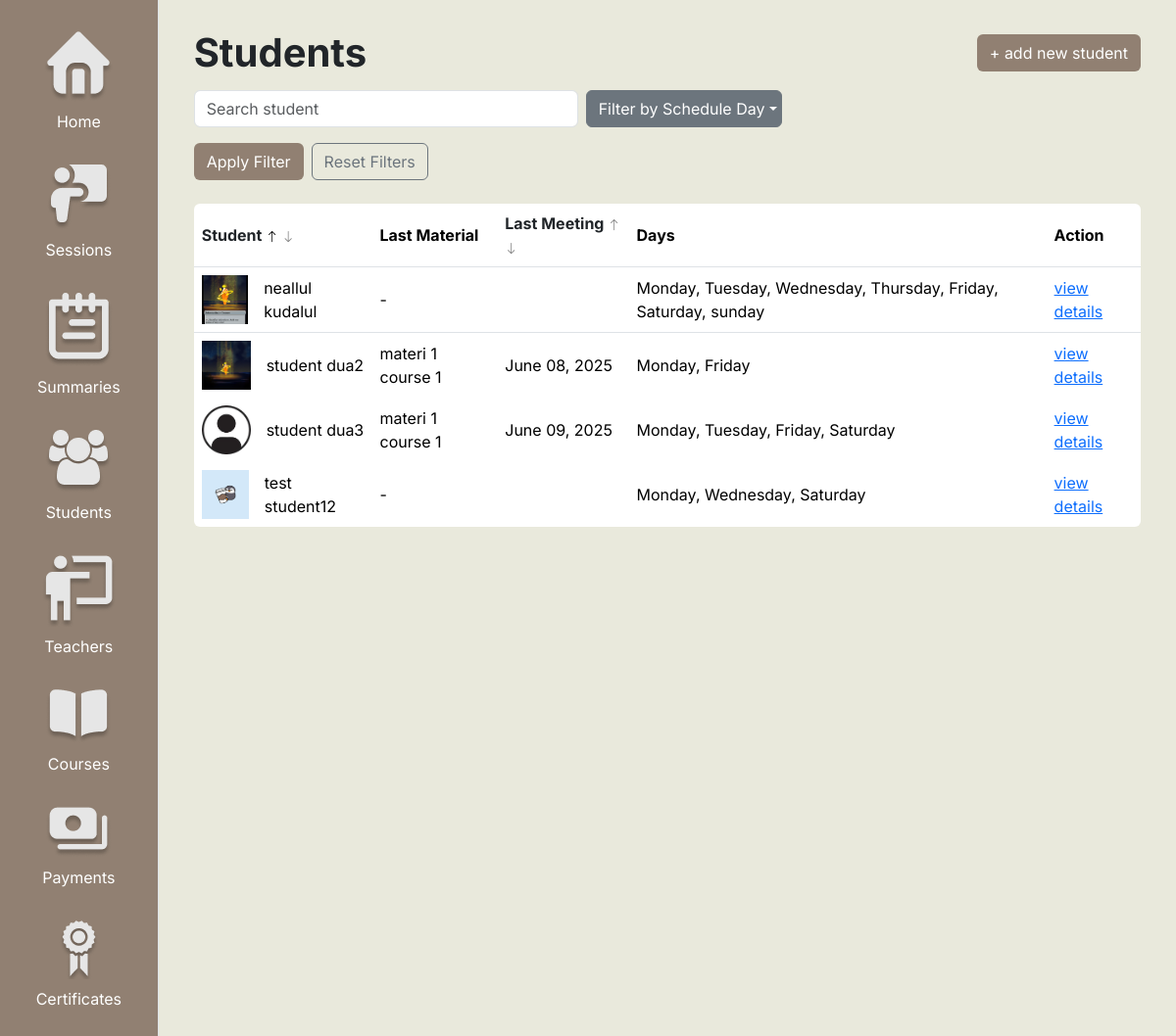
The page /admins/students on the database as committed earlier.
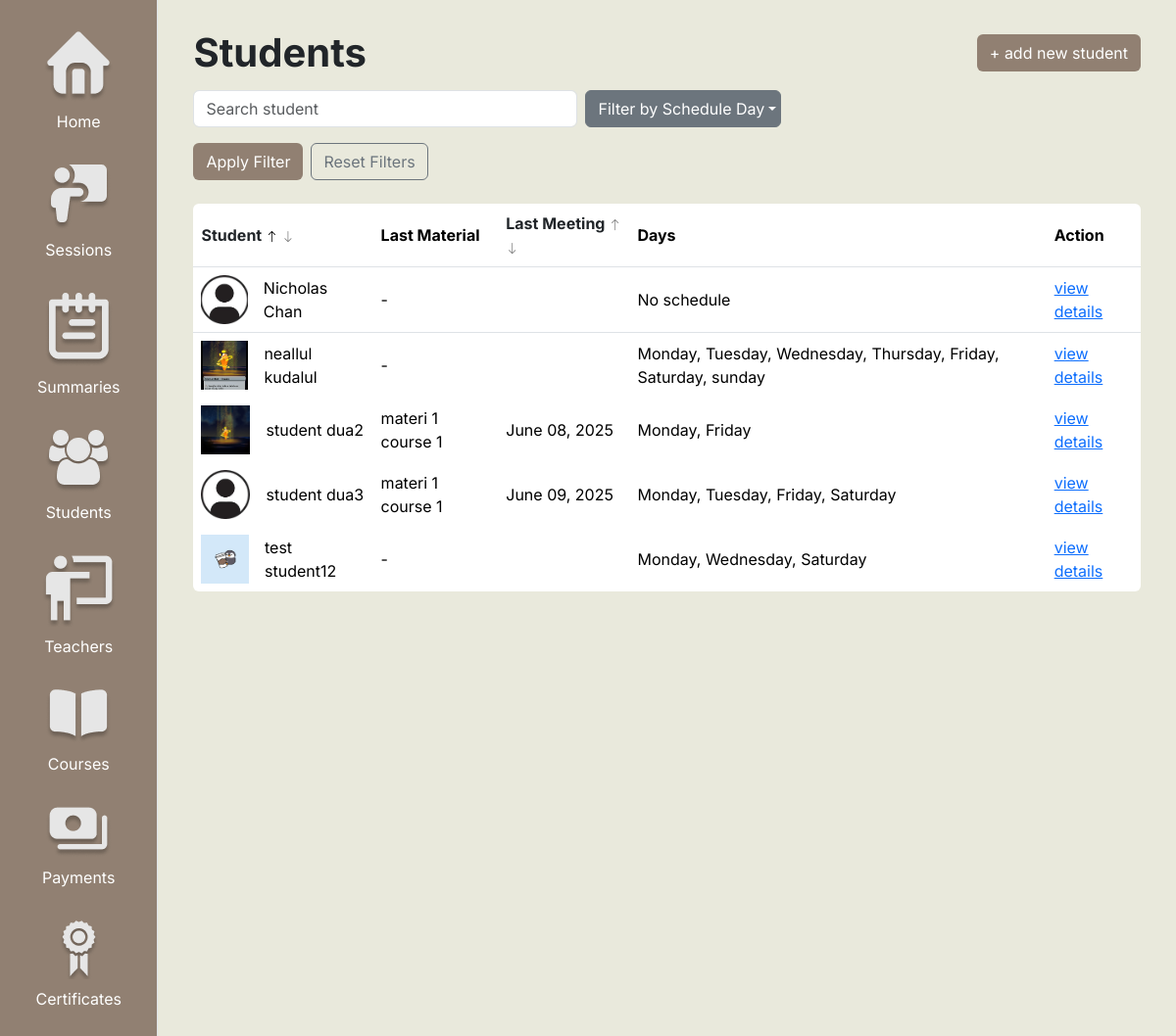
The same page on the database as committed later.
### core/models.py (models this page shows, shortened)
class Student(models.Model):
    user = models.OneToOneField(User, on_delete=models.CASCADE, primary_key=True)
    studentImage = models.ImageField(upload_to='student_pics/', default='student_pics/default_students/default_student.png')
    course = models.ForeignKey('Course', on_delete=models.CASCADE, null=True)
    paymentPending = models.IntegerField(default=0)
    remainingSession = models.IntegerField(default=0)
    sessionDone = models.IntegerField(default=0)
    grade = models.CharField(max_length=100, default='No grade')

class User(AbstractUser):
    GENDER_CHOICES = [
        ('male', 'Male'),
        ('female', 'Female'),
    ]
    ROLE_CHOICES = [
        ('admin', 'Admin'),
        ('teacher', 'Teacher'),
        ('student', 'Student'),
    ]
    STATUS_CHOICES = [
        ('active', 'Active'),
        ('inactive', 'Inactive'),
        ('quit', 'Quit'),
    ]
    email = models.EmailField(unique=True)
    name = models.CharField(max_length=100)
    gender = models.CharField(max_length=6, choices=GENDER_CHOICES, default='male')
    phone = models.CharField(max_length=20)
    role = models.CharField(max_length=10, choices=ROLE_CHOICES, default='teacher')
    status = models.CharField(max_length=10, choices=STATUS_CHOICES, default='active')
    created_at = models.DateTimeField(auto_now_add=True)
    USERNAME_FIELD = 'username'
    REQUIRED_FIELDS = ['email', 'name']

class Schedule(models.Model):
    SCHEDULE_CHOICES = [
        ('monday', 'Monday'),
        ('tuesday', 'Tuesday'),
        ('wednesday', 'Wednesday'),
        ('thursday', 'Thursday'),
        ('friday', 'Friday'),
        ('saturday', 'Saturday'),
    ]
    student = models.ForeignKey(Student, on_delete=models.CASCADE)
    day = models.CharField(max_length=20, choices=SCHEDULE_CHOICES, default='Monday')

### core/views.py (the view)
# urls.py: path('admins/students', views.admin_students, name='admin_students'),
def admin_students(request):
    sort = request.GET.get('sort', 'student')
    direction = request.GET.get('direction', 'asc')
    order_prefix = '' if direction == 'asc' else '-'
    search = request.GET.get('search', '')
    selected_courses = request.GET.getlist('course')
    selected_schedules = request.GET.getlist('schedule')
    latest_summaries = Summary.objects.filter(student=OuterRef('pk')).order_by('-dateCreated')
    students = Student.objects.prefetch_related(
        Prefetch('schedule_set', queryset=Schedule.objects.all())
    ).annotate(
        latest_material_name=Subquery(latest_summaries.values('material__name')[:1]),
        latest_summary_date=Subquery(latest_summaries.values('dateCreated')[:1])
    )
    if search:
        students = students.filter(user__name__icontains=search)
    if selected_schedules:
        students = students.filter(schedule__day__in=selected_schedules).distinct()
    sort_fields = {
        'student': 'user__name',
        'last_meeting': 'latest_summary_date',
    }
    sort_field = sort_fields.get(sort, 'user__name')
    students = students.order_by(f"{order_prefix}{sort_field}")
    all_courses = Course.objects.all()
    return render(request, 'pages/admin_students.html', {
        'students': students,
        'sort': sort,
        'direction': direction,
        'search': search,
        'DAYS_OF_WEEK': DAYS_OF_WEEK,
        'selected_courses': selected_courses,
        'selected_schedules': selected_schedules,
    })

### core/templates/pages/admin_students.html (shortened to what this page needs)
{% extends "base/admin_base.html" %}
{% block content %}
{%load static%}
<div class="d-flex justify-content-between align-items-center mb-2">
    <div class="text fs-1 fw-bold">Students</div>
    <a href="{% url 'add_student' %}">
        <button class="rounded-full btn" style="background-color: #918072; color: white;">
            + add new student
        </button>
    </a>
</div>
<form method="get" class="d-flex flex-column gap-3" style="max-width: 600px;">
<div class="d-flex gap-2">
    <input class="form-control" type="search" name="search" placeholder="Search student" value="{{ search_query }}" style="flex: 1;">
    <div class="dropdown" style="width: 200px;">
    <button class="btn btn-secondary dropdown-toggle w-100" type="button" id="dropdownSchedule" data-bs-toggle="dropdown">Filter by Schedule Day</button>
    </div>
</div>
<div class="d-flex gap-2 mb-4" style="width: 350px;">
    <button type="submit" class="btn" style="background-color: #918072; color: white;">Apply Filter</button>
    <a href="{% url 'admin_students' %}" class="btn btn-outline-secondary">Reset Filters</a>
</div>
</form>
<table class="table table-borderless align-middle overflow-hidden rounded table-hover">
    <thead>
        <tr class="border-bottom">
            <th class="fw-bold align-middle">
                <div class="d-flex align-items-center">
                    <a href="?sort=student&direction={% if sort == 'student' and direction == 'asc' %}desc{% else %}asc{% endif %}" class="text-decoration-none text-dark">
                        Student
                        <i class="bi bi-arrow-up"
                        style="font-size: 0.8rem; color: {% if sort == 'student' and direction == 'asc' %}black{% else %}gray{% endif %};"></i>
                        <i class="bi bi-arrow-down"
                        style="font-size: 0.8rem; color: {% if sort == 'student' and direction == 'desc' %}black{% else %}gray{% endif %};"></i>
                    </a>
                </div>
            </th>
            <th class="fw-bold align-middle">Last Material</th>
            <th class="fw-bold align-middle">
                <div class="d-flex align-items-center">
                    <a href="?sort=last_meeting&direction={% if sort == 'last_meeting' and direction == 'asc' %}desc{% else %}asc{% endif %}" class="text-decoration-none text-dark">
                        Last Meeting
                        <i class="bi bi-arrow-up"
                        style="font-size: 0.8rem; color: {% if sort == 'last_meeting' and direction == 'asc' %}black{% else %}gray{% endif %};"></i>
                        <i class="bi bi-arrow-down"
                        style="font-size: 0.8rem; color: {% if sort == 'last_meeting' and direction == 'desc' %}black{% else %}gray{% endif %};"></i>
                    </a>
                </div>
            </th>
            <th class="fw-bold align-middle">Days</th>
            <th class="fw-bold align-middle">Action</th>
        </tr>
    </thead>
    <tbody><tr class="border-bottom">
        {% for student in students %}
        <td>
        <div class="d-flex align-items-center">
                <div class="profile-img me-3"><img src="{{student.studentImage.url}}"></div>
                {{ student.user.name }}
            </div>
        </td>
        <td>{{ student.latest_material_name|default:"-" }}</td>
        <td>{{ student.latest_summary_date|date:"F d, Y" }}</td>
        <td>{% for schedule in student.schedule_set.all %}
                {{ schedule.get_day_display }}{% if not forloop.last %}, {% endif %}
            {% empty %}
                No schedule
                {% endfor %}
        <td><a href="{% url 'student_details' student.user.id %}">view details</a></td>
        </tr>
        {%endfor%}
    </tbody>
</table>
{% endblock %}

### core/templates/base/admin_base.html (shortened to what this page needs)
{% load static %}
<!DOCTYPE html>
<html>
<head>
    <link rel="stylesheet" href="https://cdn.jsdelivr.net/npm/bootstrap@5.3.3/dist/css/bootstrap.min.css">
    <link href="https://cdn.jsdelivr.net/npm/bootstrap-icons@1.10.5/font/bootstrap-icons.css" rel="stylesheet">
    <link rel="stylesheet" href="{% static 'css/base.css' %}">
    <link rel="stylesheet" href="{%static 'css/clock.css'%}">
    <link rel="stylesheet" href="{%static 'css/progress_bar.css'%}">
</head>
<body>
    <div class="d-flex">
        {% include "components/navbar_admin.html" %}
        <div class="flex-grow-1 p-4">
            <div class="container-fluid">
                {% block content %}{% endblock %}
        </div>
    </div>
</body>
</html>

### core/templates/components/header_admin.html (shortened to what this page needs)
{% load static %}

### core/templates/components/navbar_admin.html
{% load static %}
<div class="sidebar border-end vh-10 p-3">
  <ul class="nav flex-column">
    <li class="nav-item mt-2 mb-2">
      <a href="{% url 'admin_home' %}" class="nav-link d-flex flex-column align-items-center rounded hover-dark">
        <img src="{% static 'images/home_btn.png' %}" alt="Home">
        <span class="mt-2 text-white">Home</span>
      </a>
    </li>
    <li class="nav-item mt-2 mb-2">
      <a href="{% url 'admin_sessions' %}" class="nav-link d-flex flex-column align-items-center rounded hover-dark">
        <img src="{% static 'images/sessions_btn.png' %}" alt="Sessions">
        <span class="mt-2 text-white">Sessions</span>
      </a>
    </li>
    <li class="nav-item mt-2 mb-2">
      <a href="{% url 'admin_summaries' %}" class="nav-link d-flex flex-column align-items-center rounded hover-dark">
        <img src="{% static 'images/summaries_btn.png' %}" alt="Summaries">
        <span class="mt-2 text-white">Summaries</span>
      </a>
    </li>
    <li class="nav-item mt-2 mb-2">
      <a href="{% url 'admin_students' %}" class="nav-link d-flex flex-column align-items-center rounded hover-dark">
        <img src="{% static 'images/students_btn.png' %}" alt="Students">
        <span class="mt-2 text-white">Students</span>
      </a>
    </li>
    <li class="nav-item mt-2 mb-2">
      <a href="{% url 'admin_teachers' %}" class="nav-link d-flex flex-column align-items-center rounded hover-dark">
        <img src="{% static 'images/teachers_btn.png' %}" alt="Students">
        <span class="mt-2 text-white">Teachers</span>
      </a>
    </li>
    <li class="nav-item mt-2 mb-2">
      <a href="{% url 'admin_courses' %}" class="nav-link d-flex flex-column align-items-center rounded hover-dark">
        <img src="{% static 'images/courses_btn.png' %}" alt="Courses">
        <span class="mt-2 text-white">Courses</span>
      </a>
    </li>
    <li class="nav-item mt-2 mb-2">
      <a href="{% url 'admin_payments' %}" class="nav-link d-flex flex-column align-items-center rounded hover-dark">
        <img src="{% static 'images/payments_btn.png' %}" alt="Students">
        <span class="mt-2 text-white">Payments</span>
      </a>
    </li>
    <li class="nav-item mt-2 mb-2">
      <a href="{% url 'admin_certificates' %}" class="nav-link d-flex flex-column align-items-center rounded hover-dark">
        <img src="{% static 'images/certificates_btn.png' %}" alt="Certificates">
        <span class="mt-2 text-white">Certificates</span>
      </a>
    </li>
  </ul>
</div>

### static/css/base.css (style rules this page uses)
* { font-family: "Inter", serif; }
body { background-color: #E9E9DC; }
.sidebar { width: 180px; min-height: 100vh; background-color: #918072; }

### core/templates/pages/admin_students.html (style rules this page uses)
.profile-img { width: 50px; height: 50px; background-color: #ddd; border-radius: 50%; display: inline-block; }
.profile-img img { width: 100%; height: 100%; object-fit: cover; }

Rows that differ between the two databases and show on the page:
added Student: studentImage (placeholder picture), user.name "Nicholas Chan", latest_material_name "-"
